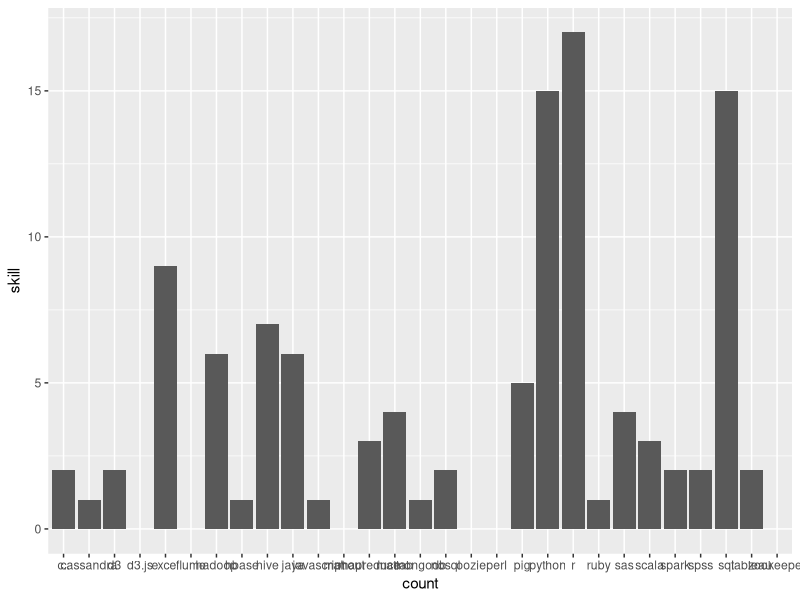

Generate this figure with R:
library(ggplot2)
library(scales)
jobData = read.csv("./data/jobFrame.csv",header = T)
state = levels(jobData$state)

stateData = jobData[jobData$state == " CA",-1]
count = sort(colSums(stateData))
plotData = data.frame("skill"=as.vector(count),"count"=names(count))

ggplot(plotData, aes(x=count, y=skill)) + geom_bar(stat="identity")
